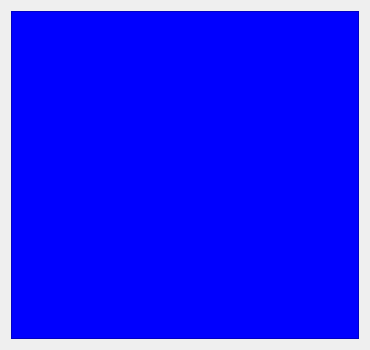
<?xml version="1.0" encoding="UTF-8"?>
<ui version="4.0">
    <class>Form</class>
    <widget class="QWidget" name="Form">
        <property name="geometry">
            <rect>
                <x>0</x>
                <y>0</y>
                <width>370</width>
                <height>350</height>
            </rect>
        </property>
        <property name="windowTitle">
            <string>Form</string>
        </property>
        <layout class="QVBoxLayout" name="verticalLayout">
            <item>
                <widget class="QFrame" name="frame">
                    <property name="styleSheet">
                        <string notr="true">background-color: blue;</string>
                    </property>
                    <property name="frameShape">
                        <enum>QFrame::StyledPanel</enum>
                    </property>
                    <property name="frameShadow">
                        <enum>QFrame::Raised</enum>
                    </property>
                </widget>
            </item>
        </layout>
    </widget>
    <resources/>
    <connections/>
</ui>
